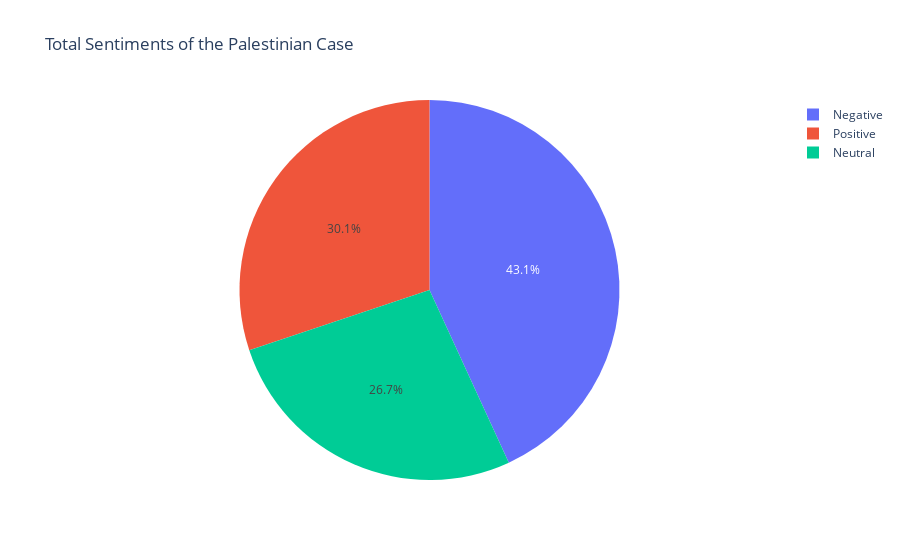

The cell this chart's notebook holds for it:
### Code cell
fig = px.pie(SentiPal,values=SentiPal['Sentiment'].value_counts(),names=SentiPal['Sentiment'].unique(),title='Total Sentiments of the Palestinian Case')
fig.show()

### Figure 1 — Plotly figure (JSON) as saved in the notebook; plotly's stock layout.template omitted (floating-point values rounded to 4 significant figures)
{"data": [{"domain": {"x": [0, 1], "y": [0, 1]}, "hovertemplate": "label=%{label}<br>value=%{value}<extra></extra>", "labels": ["Negative", "Positive", "Neutral"], "legendgroup": "", "name": "", "showlegend": true, "type": "pie", "values": [60688, 42378, 37596]}], "layout": {"legend": {"tracegroupgap": 0}, "title": {"text": "Total Sentiments of the Palestinian Case"}}}
